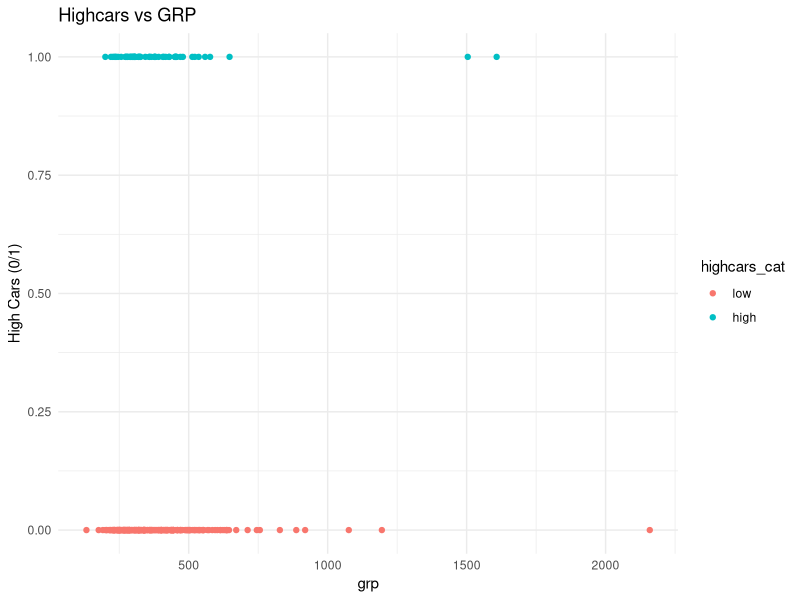

R code for this plot: (Note: this script raises an error after producing the figure.)
library(readxl)
library(tidyverse)
library(ggplot2)
library(dplyr)
library(gridExtra)
library(car)
library(GGally)
library(pROC)
library(caret)

#1(a)#----
# Import the data
kommuner <- read_excel("kommunerProject2.xlsx", sheet = "kommuner_2")

kommuner |> mutate(highcars = as.numeric(Cars > 600)) -> kommuner

kommuner <- mutate(kommuner,
                   highcars_cat = factor(highcars,
                                         levels = c(0, 1),
                                         labels = c("low", "high")))

ggplot(kommuner, aes(x = GRP, y = highcars, color = highcars_cat)) +
  geom_point() +
  labs(title = "Highcars vs GRP ",
       x = "grp", y = "High Cars (0/1)") +
  theme_minimal()


# Part of Sweden: 1 = Götaland; 2 = Svealand; 3 = Norrland
kommuner |> count(Part, highcars_cat) -> count_data
count_data$Part <- factor(count_data$Part, levels = c(1, 2, 3), 
                          labels = c("Götaland", "Svealand", "Norrland"))

#1(b)#----
model_1b <- glm(highcars_cat~Part, family="binomial", data=kommuner)
cbind(summary(model_1b)$coefficients, confint(model_1b))|> round(digits = 2)
cbind(exp(summary(model_1b)$coefficients), exp(confint(model_1b)))|> round(digits = 2)

kommuner_x0 <- data.frame(Part = c("Gotaland", "Svealand", "Norrland"))
kommuner_pred <- cbind(
  kommuner_x0,
  phat = predict(model_1b, kommuner_x0, type = "response"))

kommuner_pred <- cbind(
  kommuner_pred,
  logit = predict(model_1b, kommuner_x0, se.fit = TRUE))

lambda <- qnorm(1 - 0.05/2)

kommuner_pred |> mutate(
  logit.lwr = logit.fit - lambda*logit.se.fit,
  logit.upr = logit.fit + lambda*logit.se.fit) -> kommuner_pred

kommuner_pred |> mutate(
  odds.lwr = exp(logit.lwr),
  odds.upr = exp(logit.upr)) -> kommuner_pred

kommuner_pred |> mutate(
  p.lwr = odds.lwr/(1 + odds.lwr),
  p.upr = odds.upr/(1 + odds.upr)) -> kommuner_pred

round(kommuner_pred[2:11],2)
#1(c)#----
model_1b <- glm(highcars_cat ~ Part, family = "binomial", data = kommuner)
model_1b_sum <- summary(model_1b)

ggplot(kommuner, aes(Transit, highcars)) +
  geom_point() +
  geom_smooth() +
  xlab("TRANSIT") +
  ylab("HIGHCARS") +
  labs(title = "Highcars (=1) or Not highcars (=0) vs transit") 

# Fit the logistic regression model for 1c
model_1c <- glm(highcars ~ Transit, family = "binomial", data = kommuner)
model_1c_sum <- summary(model_1c)

# Interval for beta, Odds and Odds Ratio
beta_1c <- model_1c$coefficients
ci.beta_1c <- confint(model_1c)
cbind(b = beta_1c, ci.beta_1c, `exp(b)` = exp(beta_1c), exp(ci.beta_1c)) |> round(digits = 2)

pred_1c <- cbind(
  kommuner,
  phat = predict(model_1c, type = "response"))

pred_1c <- cbind(
  pred_1c,
  logit = predict(model_1c, se.fit = TRUE))

pred_1c |> mutate(logit.residual.scale = NULL) -> pred_1c

lambda <- qnorm(1 - 0.05/2)
pred_1c |> mutate(
  logit.lwr = logit.fit - lambda*logit.se.fit,
  logit.upr = logit.fit + lambda*logit.se.fit) -> pred_1c

# Confidence interval for the odds
pred_1c |> mutate(
  odds.lwr = exp(logit.lwr),
  odds.upr = exp(logit.upr)) -> pred_1c

# Confidence interval for the probabilities
pred_1c |> mutate(
  p = exp(logit.fit)/(1 + exp(logit.fit)),
  p.lwr = odds.lwr/(1 + odds.lwr),
  p.upr = odds.upr/(1 + odds.upr)) -> pred_1c

color_match<-c("Moving average"="blue","Estimate of p"="red")
legend<-c("Moving average","Estimate of p")
# ggplot(pred_1c, aes(x=Transit, y=highcars)) +
#   geom_point() +
#   geom_smooth(se=FALSE,aes(color=legend[1]))+
#   geom_line(aes(y = phat,color=legend[2]),size = 1) +
#   geom_ribbon(aes(ymin = p.lwr, ymax = p.upr), alpha = 0.2) +
#   xlab("TRANSIT") +
#   ylab("HIGHCARS") +
#   labs(title = "Highcars (=1) or Not highcars (=0) vs transit")+
#   scale_color_manual(values = color_match, labels = legend)

ggplot(pred_1c, aes(x = Transit, y = highcars)) +
  geom_point() +
  geom_line(aes(y = phat, color = "Moving average"), size = 1) +
  geom_smooth(se = FALSE, aes(color = "Estimated probability")) +
  geom_ribbon(aes(ymin = p.lwr, ymax = p.upr), alpha = 0.2) +
  xlab("Transit") +
  ylab("Highcars") +
  labs(title = "Highcars (=1) or Not highcars (=0) vs Transit") +
  scale_color_manual(values = color_match, labels = legend) 
# P-value
# Intercept Pr(>|z|)=5.58e-06 < 0.05, reject H0
# Transit Pr(>|z|) = 1.07e-11 < 0.05, reject H0
model_1c_sum

#LR-test against the null model
D_diff <- model_1c_sum$null.deviance - model_1c_sum$deviance
df_diff <- model_1c_sum$df.null - model_1c_sum$df.residual
chi2_alpha <- qchisq(p = 1 - 0.05, df = df_diff)
Pvalue <- pchisq(q = D_diff, df = df_diff, lower.tail = FALSE)

cbind(D_diff, df_diff, chi2_alpha, Pvalue)
#1(d)#----

model_1c <- glm(highcars ~ Transit, family = "binomial", data = kommuner)

model_1c_infl <- influence(model_1c)
glimpse(model_1c_infl)

pred_1c <- cbind(kommuner,
                 xbeta = predict(model_1c),
                 v = model_1c_infl$hat)
glimpse(pred_1c)

pplus1_1c <- length(model_1c$coefficients)
n <- nobs(model_1c)

ggplot(pred_1c, aes(x = xbeta, y = v)) +
  geom_point() +
  geom_hline(yintercept = c(2*pplus1_1c/n)) +
  facet_wrap(~ highcars)

pred_1c |> slice_max(v, n = 8)

ggplot(pred_1c, aes(x = Transit, y = v)) +
  geom_point() +
  geom_point(data = filter(pred_1c, v > 0.021), 
             aes(color = "v > 0.021"), size = 3) +
  facet_wrap(~ highcars) +
  labs(color = "Highlight",
       title = "Leverage vs linear predictor by Y=0/Y=1") +
  theme(legend.position = "top",
        text = element_text(size = 14))
#1(e)#----
aic <- AIC(model_1b, model_1c)
bic <- BIC(model_1b, model_1c)
abic <- data.frame(aic, bic)
abic |> mutate(df.1 = NULL) -> abic

lnL0 <- logLik(model_1b)[1]
lnL0

abic |> mutate(
  loglik =  c(logLik(model_1b)[1],
              logLik(model_1c)[1])) -> abic
abic |> mutate(
  R2McF = 1 - loglik/lnL0,
  R2McF.adj = 1 - (loglik - (df - 1)/2)/lnL0) -> abic
abic
#*************************************************************************************2a
# 2a. Imputation of missing data
kommuner |> mutate(Fertility = as.numeric(Fertility)) -> kommuner#waring emerges
I <- which(is.na(kommuner$Fertility))
kommuner |> filter(Part == 3 & Coastal == 0) |>
  summarise(meanfertility = mean(Fertility, na.rm = TRUE))
kommuner$Fertility[I] <- 1.57 # meanfertility = 1.57

#2(b). Variable selection 
model_full <- glm(highcars ~ log(Higheds) + Children + Seniors + log(Income) + 
                    log(GRP) + Persperhh + Fertility + Urban + Transit + log(Apartments), 
                  family = "binomial", 
                  data = kommuner)
summary(model_full)
model_full_sum <- summary(model_full)
vif(model_full)

model_null <- glm(highcars ~ 1, family = "binomial", data = kommuner)
# AIC stepwise selection
model_aic <- step(model_null,
                  scope = list(lower = model_null, upper = model_full),
                  direction = "both",
                  trace = TRUE,  # trace=TRUE detail information for every steps
                  k = 2)  # k=2 means using AIC
model_aic_sum <- summary(model_aic)
summary(model_aic)

# BIC stepwise selection
model_bic <- step(model_null,
                  scope = list(lower = model_null, upper = model_full),
                  direction = "both",
                  trace = TRUE,
                  k =  log(nobs(model_full)))  # BIC
model_bic_sum <- summary(model_bic)
# VIF
vif(model_aic)
vif(model_bic)
model_aic_sum

# LR-test-partially, bic-aic
D_diff <- model_bic_sum$deviance - model_aic_sum$deviance
df_diff <- model_bic_sum$df.residual - model_aic_sum$df.residual
cbind(D_diff, df_diff)
chi2_alpha <- qchisq(1 - 0.05, df_diff)
Pvalue <- pchisq(D_diff, df_diff, lower.tail = FALSE)
cbind(D_diff, df_diff, chi2_alpha, Pvalue)

### AIC and BIC
aic <- AIC(model_aic,model_bic)
bic <- BIC(model_aic,model_bic)
abic <- data.frame(aic, bic)
abic |> mutate(df.1 = NULL) -> abic
abic

### Pseudo R2
model_null_glm <- glm(highcars ~ 1, family = "binomial", data = kommuner)
# log likelihood
lnL0 <- logLik(model_null_glm)[1]
abic |> mutate(
  loglik =  c(logLik(model_aic)[1],
              logLik(model_bic)[1])) -> abic

# McFadden
abic |> mutate(
  R2McF = 1 - loglik/lnL0,
  R2McF.adj = 1 - (loglik - (df - 1)/2)/lnL0) -> abic
abic

model_2b <- model_aic


### 2(c). Influential observations
model_2b_infl <- influence(model_2b)
glimpse(model_2b_infl)

# Get the linear predictor and the hat values for the Model 2b
model_2b_pred <- cbind(kommuner,
                       xbeta = predict(model_2b),
                       leverage = model_2b_infl$hat,
                       D = cooks.distance(model_2b))
glimpse(model_2b_pred)



pplus1_2b<-length(model_2b$coefficients)
n<-length(model_2b$residuals)
# Find the 6 highest leverages,also hight all points which has leverage bigger than 0.05
highest_leverages <- model_2b_pred %>%
  slice_max(leverage, n = 6)
#plot leverage 
ggplot(model_2b_pred, aes(x = xbeta, y = leverage)) +
  geom_point() +
  geom_point(data = filter(model_2b_pred, leverage > 0.05), aes(color = "leverage > 0.05"), size = 3) +
  geom_point(data = highest_leverages, aes(color = "Highest Leverages"), size = 4) +
  geom_hline(yintercept = c(2*pplus1_2b/n)) +
  # facet_wrap(~ highcars) +
  labs( title = "Leverage vs linear predictor for Model.2b") +
  theme(legend.position = "top", text = element_text(size = 14))

#plot cook's distance
ggplot(model_2b_pred, aes(x = xbeta, y = D)) +
  geom_point() +
  geom_point(data = filter(model_2b_pred, D>4/n),
             color = "blue", size = 3) +
  geom_hline(yintercept = 4/n) +annotate("text",label="y=4/n",x=-10,y=0.02)+
  labs(title="Cook's Distance for Model.2b") +
  geom_text(data = filter(model_2b_pred, D > 4/n),
            aes(label = Kommun),
            nudge_y = 0.01,
            hjust = 0) 


high_cook_municipalities <- filter(model_2b_pred, D > 4/n) %>%
  select(Kommun)



F2<-model_2b$df.residual-pplus1_2b
cook.limit <- 1
cook.limit
kommuner_pred_DFBETAS <- mutate(
  model_2b_pred,
  df0 = dfbetas(model_2b)[, "(Intercept)"],
  df1 = dfbetas(model_2b)[, "Urban"],
  df2 = dfbetas(model_2b)[, "log(Apartments)"],
  df3 = dfbetas(model_2b)[, "Persperhh"],
  df4 = dfbetas(model_2b)[, "log(Income)"],
  df5=dfbetas(model_2b)[,"Fertility"],
  df6=dfbetas(model_2b)[,"Transit"],
  fit = predict(model_2b),
  r = rstudent(model_2b),
  D = cooks.distance(model_2b))

dftry<-dfbetas(model_2b)
dftry
df0
top_cooks <- kommuner_pred_DFBETAS %>%
  arrange(desc(D)) %>%
  slice(1:6)

summary(model_2b)
# DFBETAS of Municipalities with top cook's distance 
top_cooks_DFBETAS <- kommuner_pred_DFBETAS %>%
  arrange(desc(D)) %>%
  slice(1:6) %>%
  select(Kommun, D, df0, df1, df2, df3, df4,df5,df6)

print(top_cooks_DFBETAS)


highlightshapes <- c("Cook's D>0.1" = 24)
highlightcolors <- c("|r*|>3" = "red")

# Top influential municipalities in DFBETAS
top_influential <- kommuner_pred_DFBETAS %>%
  arrange(desc(abs(df2))) %>%
  slice(1:6)
ns<- 2/sqrt(n)
# Change the y axis into df0 ~ df6, check if the resulting plot 
ggplot(kommuner_pred_DFBETAS, aes(x = fit, y = df6)) +
  geom_point(size = 2) +
  geom_point(data = top_cooks, color = "red") +
  geom_text(data = top_cooks, aes(label = Kommun), vjust = -1.5, color = "blue") +
  geom_hline(yintercept = 0) +
  geom_hline(yintercept = sqrt(cook.limit) * c(-1, 1), color = "red") +
  geom_hline(yintercept = 2 / sqrt(n) * c(-1, 1), color = "red", linetype = "dashed") +
  ylab("DFBETAS for beta6") +
  xlab("Fitted values") +
  labs(title = "Impact on the Transit by Municipality")+
  scale_color_manual(values = highlightcolors) +
  scale_shape_manual(values = highlightshapes)


## 2(d). Deviance residuals ###
model_2b_pred |> mutate(devresid = model_2b_infl$dev.res,
                        stddevresid = devresid/sqrt(1 - leverage)) -> model_2b_pred
glimpse(model_2b_pred)

# QQ-plot of the standardized deviance residuals
ggplot(model_2b_pred, aes(sample = stddevresid)) +
  geom_qq() + geom_qq_line()

# Plot the standardized deviance residuals against the linear predictor
ggplot(model_2b_pred, aes(x = xbeta, 
                          y = stddevresid, 
                          color = as.factor(highcars))) +
  geom_point() +
  geom_point(data = top_cooks, color = "red") +
  geom_point(data=filter(model_2b_pred,abs(devresid)>3),color="black")+
  geom_hline(yintercept = c(-3, -2, 0, 2, 3), linetype = "dashed")+
  labs(title="Standardized Deviance Residuals against Linear Residuals")

top_cooks <- model_2b_pred %>%
  arrange(desc(D)) %>%
  slice(1:6)

# Plot the standardized deviance residuals vs Urban
# We need to plot all the x-variables
# Urban   Apartments    Persperhh  log(Income),Fertility, 
ggplot(model_2b_pred, aes(x = Transit, y = stddevresid, 
                          color = as.factor(highcars))) +
  geom_point() +
  geom_hline(yintercept = c(-3, -2, 0, 2, 3), linetype = "dashed") +
  geom_point(data = top_cooks, color = "red", size = 4) +
  geom_text(data = top_cooks, aes(label = Kommun), vjust = -1.5, color = "blue") +
  labs(title="Standardized Ddeviance Residuals against Transit")
#********************************************************************************
#3(a)#----
pred_phat <- cbind(
  kommuner,
  p_null = predict(model_null, type = "response"),
  p_1b = predict(model_1b, type = "response"), 
  p_1c = predict(model_1c, type = "response"), 
  p_aic = predict(model_aic, type = "response"), 
  p_bic = predict(model_bic, type = "response"), 
  p_full = predict(model_full, type = "response")
)
glimpse(pred_phat)

# pred_phat |> mutate(
#   yhat_kommuner = factor(p_1c > 0.5, levels = c(FALSE, TRUE), labels = c("low", "high"))) -> pred_phat
# 
# cm_aic <- confusionMatrix(
#   data = pred_phat$yhat_kommuner, 
#   reference = pred_phat$highcars_cat,
#   positive = "high")
# cm_aic

# 
model_predictions <- pred_phat |> mutate(
  yhat_null = factor(p_null > 0.5, levels = c(FALSE, TRUE), labels = c("low", "high")),
  yhat_1b = factor(p_1b > 0.5, levels = c(FALSE, TRUE), labels = c("low", "high")),
  yhat_1c = factor(p_1c > 0.5, levels = c(FALSE, TRUE), labels = c("low", "high")),
  yhat_bic = factor(p_bic > 0.5, levels = c(FALSE, TRUE), labels = c("low", "high")),
  yhat_aic = factor(p_aic > 0.5, levels = c(FALSE, TRUE), labels = c("low", "high")),
  yhat_full = factor(p_full > 0.5, levels = c(FALSE, TRUE), labels = c("low", "high"))
)


cm_null <- confusionMatrix(data = model_predictions$yhat_null, reference = model_predictions$highcars_cat, positive = "high")
cm_1b <- confusionMatrix(data = model_predictions$yhat_1b, reference = model_predictions$highcars_cat, positive = "high")
cm_1c <- confusionMatrix(data = model_predictions$yhat_1c, reference = model_predictions$highcars_cat, positive = "high")
cm_bic <- confusionMatrix(data = model_predictions$yhat_bic, reference = model_predictions$highcars_cat, positive = "high")
cm_aic <- confusionMatrix(data = model_predictions$yhat_aic, reference = model_predictions$highcars_cat, positive = "high")
cm_full <- confusionMatrix(data = model_predictions$yhat_full, reference = model_predictions$highcars_cat, positive = "high")

### Confusion matrix
extract_stats <- function(cm) { 
  list( Accuracy = cm$overall['Accuracy'], 
        P_Value_Acc_Greater_NIR = cm$overall['AccuracyPValue'], 
        Cohen_Kappa = cm$overall['Kappa'], 
        P_Value_McNemars = cm$overall['McnemarPValue'], 
        Sensitivity = cm$byClass['Sensitivity'], 
        Specificity = cm$byClass['Specificity'] ) } 

# Apply the function to all models 
stats_null <- extract_stats(cm_null) 
stats_1b <- extract_stats(cm_1b) 
stats_1c <- extract_stats(cm_1c) 
stats_bic <- extract_stats(cm_bic) 
stats_aic <- extract_stats(cm_aic) 
stats_full <- extract_stats(cm_full) 

# Combine all stats into a data frame 
table_3a <- data.frame( 
  Model = c("Null", "1b", "1c", "BIC", "AIC", "Full"), 
  Accuracy = c(stats_null$Accuracy, stats_1b$Accuracy, 
               stats_1c$Accuracy, stats_bic$Accuracy, 
               stats_aic$Accuracy, stats_full$Accuracy),
  P_Value_Acc = c(stats_null$P_Value_Acc_Greater_NIR, 
                  stats_1b$P_Value_Acc_Greater_NIR, 
                  stats_1c$P_Value_Acc_Greater_NIR, 
                  stats_bic$P_Value_Acc_Greater_NIR, 
                  stats_aic$P_Value_Acc_Greater_NIR, 
                  stats_full$P_Value_Acc_Greater_NIR), 
  Cohen_Kappa = c(stats_null$Cohen_Kappa, 
                  stats_1b$Cohen_Kappa, 
                  stats_1c$Cohen_Kappa, 
                  stats_bic$Cohen_Kappa, 
                  stats_aic$Cohen_Kappa, 
                  stats_full$Cohen_Kappa), 
  P_Value_McNemars = c(stats_null$P_Value_McNemars, 
                       stats_1b$P_Value_McNemars, 
                       stats_1c$P_Value_McNemars, 
                       stats_bic$P_Value_McNemars, 
                       stats_aic$P_Value_McNemars, 
                       stats_full$P_Value_McNemars), 
  Sensitivity = c(stats_null$Sensitivity, stats_1b$Sensitivity, 
                  stats_1c$Sensitivity, stats_bic$Sensitivity, 
                  stats_aic$Sensitivity, stats_full$Sensitivity), 
  Specificity = c(stats_null$Specificity, stats_1b$Specificity, 
                  stats_1c$Specificity, stats_bic$Specificity, 
                  stats_aic$Specificity, stats_full$Specificity) )
table_3a

#3(b)#----

roc_null <- roc(highcars ~ p_null, data = pred_phat)
roc_null
glimpse(roc_null)

roc_bic <- roc(highcars ~ p_bic, data = pred_phat)
roc_bic
coords(roc_bic) |> head()
ggroc(roc_bic) +
  coord_fixed() +
  labs(title = "ROC-curve for model bic")

ggroc(list(null = roc_null, BIC = roc_bic)) +
  coord_fixed() +
  labs(title = "ROC-curves for model oslo and the null model")

# Find best threshold for bic 
youden <- coords(roc_bic, "best")
youden

topleft <- coords(roc_bic, "best", best.method = "closest.topleft")
topleft

youden$name <- "youden"
topleft$name = "topleft"

ggroc(list(null = roc_null, oslo = roc_bic), linewidth = 1) +
  geom_point(data = topleft, aes(x = specificity, y = sensitivity), size = 3) +
  geom_point(data = youden, aes(x = specificity, y = sensitivity), size = 3) +
  coord_fixed() +
  labs(title = "ROC-curve for model oslo",
       subtitle = "with optimal thresholds") +
  theme(text = element_text(size = 18))


# ROC-curves for all the models
roc_null <- roc(highcars ~ p_null, data = pred_phat)
roc_1b <- roc(highcars ~ p_1b, data = pred_phat)
roc_1c <- roc(highcars ~ p_1c, data = pred_phat)
roc_aic <- roc(highcars ~ p_aic, data = pred_phat)
roc_bic <- roc(highcars ~ p_bic, data = pred_phat)
roc_full <- roc(highcars ~ p_full, data = pred_phat)


ggroc(list( `Model Null` = roc_null, `Model 1b` = roc_1b, `Model 1c` = roc_1c, 
            `Model AIC` = roc_aic, `Model BIC` = roc_bic, `Model Full` = roc_full),
      linewidth = 1) +
  coord_fixed() +
  labs(title = "ROC-curves for all the models") +
  theme(text = element_text(size = 14))

# AUC for all models
aucs <- 
  data.frame(
    model = c("Model Null", "Model 1b", "Model 1c", "Model AIC", "Model BIC", "Model Full"),
    auc = c(auc(roc_null), auc(roc_1b), auc(roc_1c), auc(roc_aic),
            auc(roc_bic), auc(roc_full)),
    lwr = c(ci(roc_null)[1], ci(roc_1b)[1],
            ci(roc_1c)[1], ci(roc_aic)[1],
            ci(roc_bic)[1], ci(roc_full)[1]),
    upr = c(ci(roc_null)[3], ci(roc_1b)[3],
            ci(roc_1c)[3], ci(roc_aic)[3],
            ci(roc_bic)[3], ci(roc_full)[3]))
aucs

roc_2b <- roc_aic

### pair-wise tests comparing the AUC
# Perform ROC tests
test_2b_vs_null = roc.test(roc_null, roc_2b)
test_2b_vs_1b = roc.test(roc_1b, roc_2b)
test_2b_vs_1c = roc.test(roc_1c, roc_2b)
test_2b_vs_bic = roc.test(roc_bic, roc_2b)
test_2b_vs_full = roc.test(roc_full, roc_2b)

# Create a data frame to store the results
roc_comparison_results <- data.frame(
  Comparison = c("Model 2b vs Null", "Model 2b vs 1b", "Model 2b vs 1c", "Model 2b vs BIC", "Model 2b vs Full"),
  p_Value = c(test_2b_vs_null$p.value, test_2b_vs_1b$p.value, test_2b_vs_1c$p.value, test_2b_vs_bic$p.value, test_2b_vs_full$p.value),
  Test_Statistic = c(test_2b_vs_null$statistic, test_2b_vs_1b$statistic, test_2b_vs_1c$statistic, test_2b_vs_bic$statistic, test_2b_vs_full$statistic),
  Alternative_Hypothesis = rep(test_2b_vs_null$alternative, 5)
)

roc_comparison_results

#3(c)#----
extract_metrics <- function(roc_obj) { 
  youden <- coords(roc_obj, "best") 
  topleft <- coords(roc_obj, "best", best.method = "closest.topleft") 
  data.frame( Threshold_Youden = youden$threshold, 
              Sensitivity_Youden = youden$sensitivity, 
              Specificity_Youden = youden$specificity, 
              Threshold_TopLeft = topleft$threshold, 
              Sensitivity_TopLeft = topleft$sensitivity, 
              Specificity_TopLeft = topleft$specificity ) } 

# Calculate metrics for all required models 
metrics_1b <- extract_metrics(roc_1b) 
metrics_1c <- extract_metrics(roc_1c) 
metrics_aic <- extract_metrics(roc_aic) 
metrics_bic <- extract_metrics(roc_bic) 
metrics_full <- extract_metrics(roc_full) 

# Combine all metrics into a single data frame 
roc_metrics <- data.frame( 
  Model = c("1b", "1c", "AIC", "BIC", "Full"), 
  rbind(metrics_1b, metrics_1c, metrics_aic, metrics_bic, metrics_full) 
) 

# Display the table 
roc_metrics

### Table 3c using optimal thresholds
model_predictions_3c <- pred_phat |> mutate(
  yhat_null = factor(p_null > 0.5, levels = c(FALSE, TRUE), labels = c("low", "high")),
  yhat_1b = factor(p_1b > 0.1655906, levels = c(FALSE, TRUE), labels = c("low", "high")),
  yhat_1c = factor(p_1c > 0.1977642, levels = c(FALSE, TRUE), labels = c("low", "high")),
  yhat_bic = factor(p_bic > 0.2244232, levels = c(FALSE, TRUE), labels = c("low", "high")),
  yhat_aic = factor(p_aic > 0.2089494, levels = c(FALSE, TRUE), labels = c("low", "high")),
  yhat_full = factor(p_full > 0.2773927, levels = c(FALSE, TRUE), labels = c("low", "high"))
)

# Get confusion matrix for all the models
cm_null_3c <- confusionMatrix(data = model_predictions_3c$yhat_null, reference = model_predictions_3c$highcars_cat, positive = "high")
cm_1b_3c <- confusionMatrix(data = model_predictions_3c$yhat_1b, reference = model_predictions_3c$highcars_cat, positive = "high")
cm_1c_3c <- confusionMatrix(data = model_predictions_3c$yhat_1c, reference = model_predictions_3c$highcars_cat, positive = "high")
cm_bic_3c <- confusionMatrix(data = model_predictions_3c$yhat_bic, reference = model_predictions_3c$highcars_cat, positive = "high")
cm_aic_3c <- confusionMatrix(data = model_predictions_3c$yhat_aic, reference = model_predictions_3c$highcars_cat, positive = "high")
cm_full_3c <- confusionMatrix(data = model_predictions_3c$yhat_full, reference = model_predictions_3c$highcars_cat, positive = "high")

### Confusion matrix
extract_stats <- function(cm) { 
  list( Accuracy = cm$overall['Accuracy'], 
        P_Value_Acc_Greater_NIR = cm$overall['AccuracyPValue'], 
        Cohen_Kappa = cm$overall['Kappa'], 
        P_Value_McNemars = cm$overall['McnemarPValue'], 
        Sensitivity = cm$byClass['Sensitivity'], 
        Specificity = cm$byClass['Specificity'] ) } 

# Apply the function to all models 
stats_null_3c <- extract_stats(cm_null_3c) 
stats_1b_3c <- extract_stats(cm_1b_3c) 
stats_1c_3c <- extract_stats(cm_1c_3c) 
stats_bic_3c <- extract_stats(cm_bic_3c) 
stats_aic_3c <- extract_stats(cm_aic_3c) 
stats_full_3c <- extract_stats(cm_full_3c) 

# Combine all stats into a data frame 
table_3c <- data.frame( 
  Model = c("Null", "1b", "1c", "BIC", "AIC", "Full"), 
  Accuracy = c(stats_null_3c$Accuracy, stats_1b_3c$Accuracy, 
               stats_1c_3c$Accuracy, stats_bic_3c$Accuracy, 
               stats_aic_3c$Accuracy, stats_full_3c$Accuracy),
  P_Value_Acc = c(stats_null_3c$P_Value_Acc_Greater_NIR, 
                  stats_1b_3c$P_Value_Acc_Greater_NIR, 
                  stats_1c_3c$P_Value_Acc_Greater_NIR, 
                  stats_bic_3c$P_Value_Acc_Greater_NIR, 
                  stats_aic_3c$P_Value_Acc_Greater_NIR, 
                  stats_full_3c$P_Value_Acc_Greater_NIR), 
  Cohen_Kappa = c(stats_null_3c$Cohen_Kappa, 
                  stats_1b_3c$Cohen_Kappa, 
                  stats_1c_3c$Cohen_Kappa, 
                  stats_bic_3c$Cohen_Kappa, 
                  stats_aic_3c$Cohen_Kappa, 
                  stats_full_3c$Cohen_Kappa), 
  P_Value_McNemars = c(stats_null_3c$P_Value_McNemars, 
                       stats_1b_3c$P_Value_McNemars, 
                       stats_1c_3c$P_Value_McNemars, 
                       stats_bic_3c$P_Value_McNemars, 
                       stats_aic_3c$P_Value_McNemars, 
                       stats_full_3c$P_Value_McNemars), 
  Sensitivity = c(stats_null_3c$Sensitivity, stats_1b_3c$Sensitivity, 
                  stats_1c_3c$Sensitivity, stats_bic_3c$Sensitivity, 
                  stats_aic_3c$Sensitivity, stats_full_3c$Sensitivity), 
  Specificity = c(stats_null_3c$Specificity, stats_1b_3c$Specificity, 
                  stats_1c_3c$Specificity, stats_bic_3c$Specificity, 
                  stats_aic_3c$Specificity, stats_full_3c$Specificity) )
table_3c

#3(d)#----
cbind(summary(model_aic)$coefficients, confint(model_aic))|> round(digits = 2)
